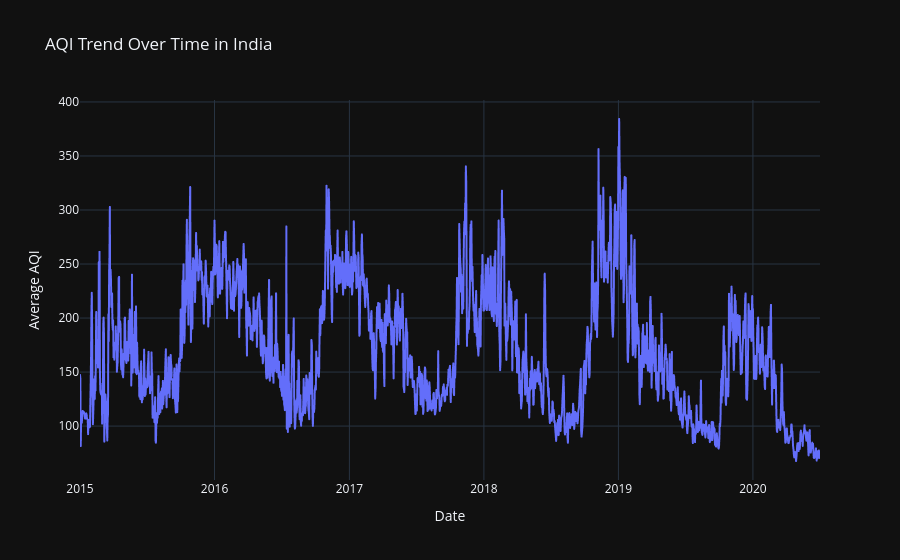

The code cell stored with this chart in its notebook:
### Code cell
# Line chart
fig = px.line(
    aqi_trend,
    x="Date",
    y="AQI",
    title="AQI Trend Over Time in India",
)

fig.update_layout(
    xaxis_title="Date",
    yaxis_title="Average AQI",
    template="plotly_dark"
)
fig.show()

### Figure 1 — Plotly figure (JSON) as saved in the notebook; plotly's stock layout.template omitted (floating-point values rounded to 4 significant figures; data arrays with more than 128 entries replaced by an {"elided": "..."} marker saying what was removed)
{"data": [{"hovertemplate": "Date=%{x}<br>AQI=%{y}<extra></extra>", "legendgroup": "", "line": {"color": "#636efa", "dash": "solid"}, "marker": {"symbol": "circle"}, "mode": "lines", "name": "", "showlegend": false, "type": "scattergl", "x": {"elided": "2009 str values"}, "xaxis": "x", "y": {"elided": "2009 float values"}, "yaxis": "y"}], "layout": {"legend": {"tracegroupgap": 0}, "title": {"text": "AQI Trend Over Time in India"}, "xaxis": {"anchor": "y", "domain": [0, 1], "title": {"text": "Date"}}, "yaxis": {"anchor": "x", "domain": [0, 1], "title": {"text": "Average AQI"}}}}
